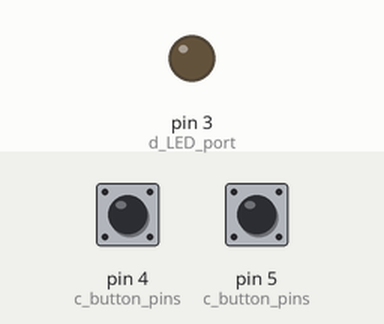
Simulated run of this sketch. Board: Arduino Nano, built with avr-gcc and run on an emulated ATmega328P. On the bench: output pins drawn as LEDs (lit = HIGH). The test bench sets the inputs (shaded band); at power-on: pin 4 (c_button_pins) HIGH, pin 5 (c_button_pins) HIGH. MIDI output is not drawn.

Above: at 0.86 s.
0.9 s: pin 4 (c_button_pins) pulled LOW for 0.15 s
At 1.13 s:
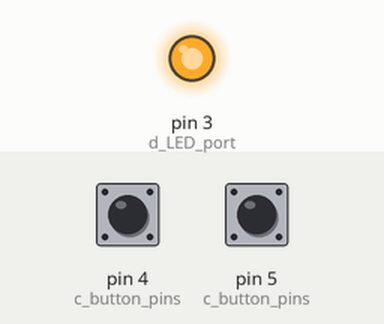
Timing chart, 0 to 9.9 s (numbered marks = the images above; inputs shaded):
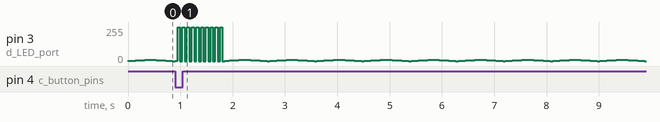

The sketch:

Switch.ino
```cpp
// (licence header left out)
#include "common.h"
#include <Bounce2.h>

#define BOUNCE_WITH_PROMPT_DETECTION

//button define
#define NUM_BUTTONS 2

//button settings
Bounce * g_buttons = new Bounce[NUM_BUTTONS];

/*
1 2 power midd
*/

//
void SetupButton(void)
{
    //convert mpu pins
    const uint8_t c_button_pins[NUM_BUTTONS] = {d_SWITCH_PORT1,d_SWITCH_PORT2};

    //setup the bounce instance for the current button
    for (int i = 0; i < NUM_BUTTONS; i++) {
        g_buttons[i].attach( c_button_pins[i] , INPUT_PULLUP);
        g_buttons[i].interval(5);
    }

    return;
}

//
int GetButtonInfo(void)
{
    //single button detect
    for (int j = 0; j < NUM_BUTTONS; j++){
        g_buttons[j].update();
        if (g_buttons[j].fell()){
            //Serial.println("button fell");
            //Serial.println(j);
            return(j);
        }
    }
    //Serial.println("NoButton");
    return(-1);
}
```

Control.ino
```cpp
// (licence header left out)
#include "common.h"

static int g_command_done = 0;
int Control_GetCommandDone(void){return g_command_done;}
void Control_SetCommandDone(void){g_command_done = 1;}
void Control_ClearCommandDone(void){g_command_done = 0;}

typedef struct SW_command_info
{
  int i_switch_num;
  int i_looper_command_num;
  int i_control_command_num;
}SW_command_info;

static const SW_command_info c_SW_command_table [2]=
{
  {1,e_loop_reverse,e_control_sw1},
  {2,e_loop_speed,e_control_sw2}
};

void Control_Setup(void)
{
  SetupButton();
  SetupMidi();
}

void ControlMain(void)
{
  int i_button_num = 0;
  int i_command_num = 0;

  i_button_num  = GetButtonInfo();
  if(i_button_num  < 0){
    return;
  }

  //Serial.println(i_button_num);
  SendCommandLooper(c_SW_command_table[i_button_num].i_looper_command_num);

  Control_SetCommandDone();
}
```

LED.ino
```cpp
// (licence header left out)
#include "common.h"

void LED_Setup(void)
{
  pinMode(d_LED_port, OUTPUT);
  analogWrite(d_LED_port, 100);
}

void LED_ControlPWMWidth()
{

  static int flag = 0;
  static int count = 0;

  //increase PWM width
  if (flag == 0) {
    ++count;
    if (count == 10) {
      flag = 1;
    }
  } else { //decrease PWM width
    --count;
    if (count == 0) {
      flag = 0;
    }
  }

  analogWrite(d_LED_port, count);
}
```

Midi_Command.ino
```cpp
// (licence header left out)
#include <MIDI.h>

//select midi ch
#define d_MIDI_CH 1

MIDI_CREATE_DEFAULT_INSTANCE();

void SetupMidi(void)
{
  //If you want to do serial debug.
  //Remove this MIDI.begin line.(Because MIDI also use TX RX lines.)
  MIDI.begin();
}

//For TIMELINE

//you should read TimeLine manual
void SendCommandLooper(int i_command_num)
{
  switch(i_command_num){
    case e_loop_rec://test for HX stomp tuner
      MIDI.sendControlChange(68, 127, d_MIDI_CH);
    break;

    case e_loop_play:// Looper redo
      MIDI.sendControlChange(90, 127, d_MIDI_CH);
    break;

    case e_loop_stop:// Looper undo
      MIDI.sendControlChange(89, 0, d_MIDI_CH);
    break;

    case e_loop_dubb:// Looper pre post toggle
      MIDI.sendControlChange(96, 0, d_MIDI_CH);
    break;

    case e_loop_speed://looper half/full
      MIDI.sendControlChange(95, 0, d_MIDI_CH);
    break;

    case e_loop_reverse:// Looper reverse
      MIDI.sendControlChange(94, 0, d_MIDI_CH);
    break;
  }
}
```

TimeLine_LoopControl.ino
```cpp
// (licence header left out)
#include <Arduino_FreeRTOS.h>
#include "common.h"

// define Tasks
void TaskMainControl( void *pvParameters );
void TaskControlLED( void *pvParameters );

void setup() {
  //Serial.begin(115200);

  //call device setup
  Control_Setup();
  LED_Setup();

  //create tasks
    xTaskCreate(
    TaskMainControl
    ,  "MainControl" // A name just for humans
    ,  128  // Stack size
    ,  NULL //Parameters for the task
    ,  1  // Priority
    ,  NULL ); //Task Handle

    xTaskCreate(
    TaskControlLED
    ,  "ControlLED" // A name just for humans
    ,  128  // Stack size
    ,  NULL //Parameters for the task
    ,  1  // Priority
    ,  NULL ); //Task Handle

  vTaskStartScheduler();
}

void loop() {
  //here empty
}

//below tasks
void TaskMainControl( void *pvParameters __attribute__((unused)) )  // This is a Task.
{
  int i_button_num = 0;

  for (;;)
  {
    ControlMain();
    vTaskDelay( 10 / portTICK_PERIOD_MS );
  }
}

void TaskControlLED( void *pvParameters __attribute__((unused)) )  // This is a Task.
{
  static int i_count = 0;

  for (;;)
  {
    //after button pushed LED flashes 1sec
    if(Control_GetCommandDone() == 1){
      digitalWrite(d_LED_port, HIGH);
      vTaskDelay( 50 / portTICK_PERIOD_MS );
      digitalWrite(d_LED_port, LOW);
      vTaskDelay( 50 / portTICK_PERIOD_MS );

      i_count++;

      if(i_count == 10){
        digitalWrite(d_LED_port, HIGH);
        Control_ClearCommandDone();
        i_count = 0;
      }

    }else{//non button pushed
      LED_ControlPWMWidth();
      vTaskDelay( 50 / portTICK_PERIOD_MS );
    }
  }
}
```

common.h
```cpp
// (licence header left out)
#ifndef _COMMON_H_
#define _COMMON_H_

#define d_LED_port 3
#define d_SWITCH_PORT1 4
#define d_SWITCH_PORT2 5

enum e_loop_command
{
    e_loop_rec = 1,
    e_loop_play = 2,
    e_loop_stop = 3,
    e_loop_dubb = 4,
    e_loop_speed = 5,
    e_loop_reverse = 6
};

enum e_control_command
{
    e_control_sw1 = 1,
    e_control_sw2 = 2,
    e_control_sw3 = 3,
    e_control_sw4 = 4,
    e_control_sw5 = 5,
    e_control_exp1 = 6,
    e_control_exp2 = 7,
    e_control_tuner = 8,
    e_control_tap = 9
};

#endif
```
